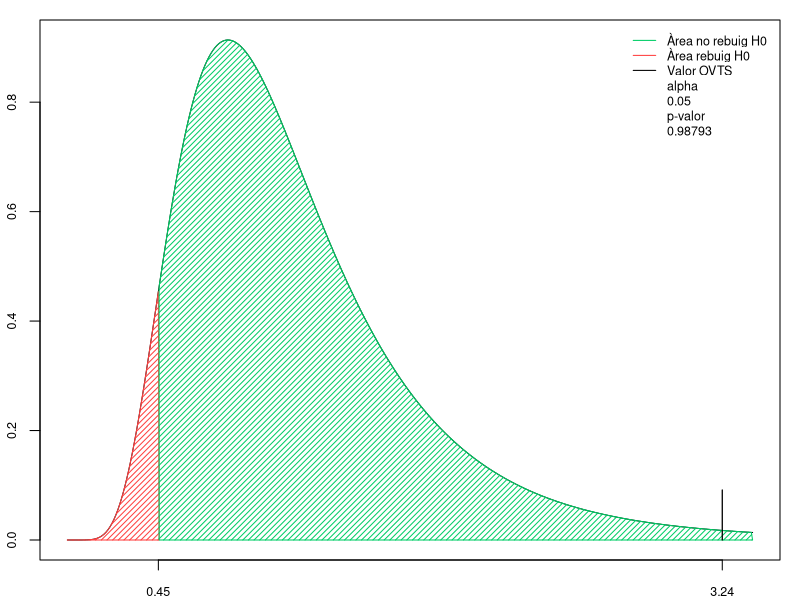
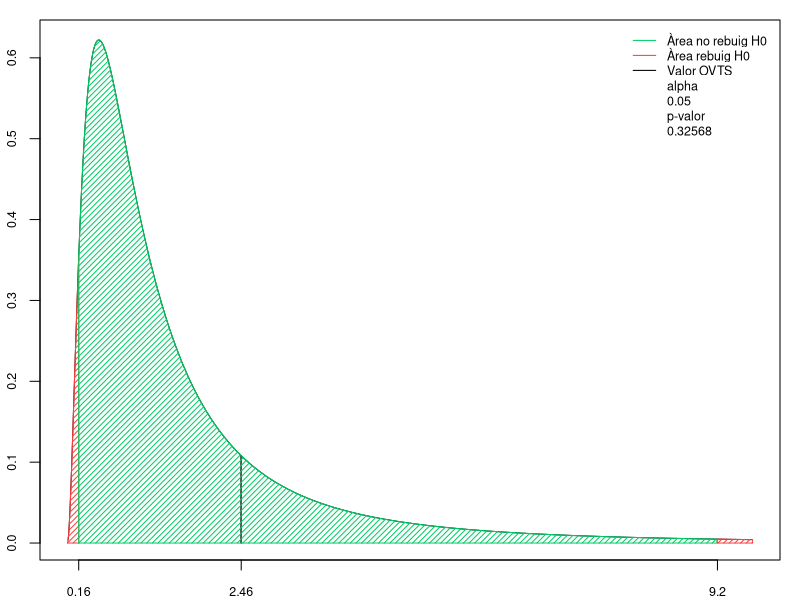
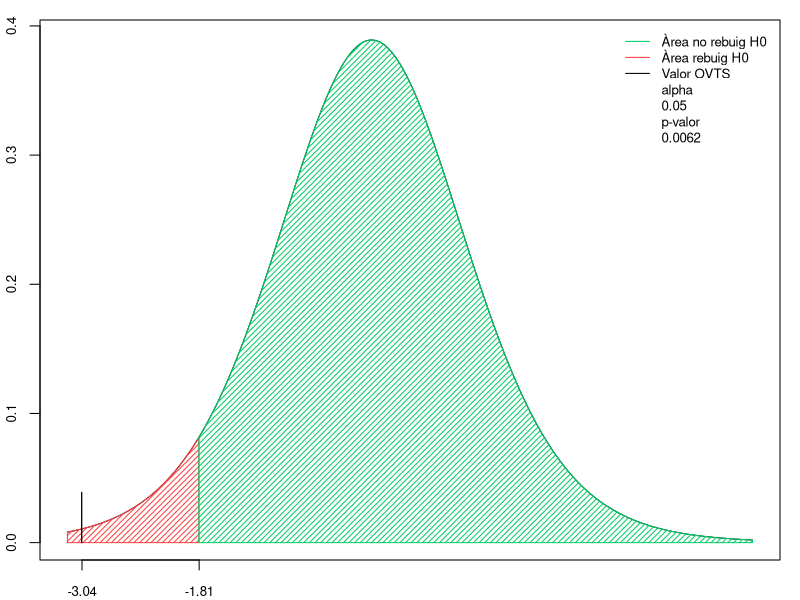
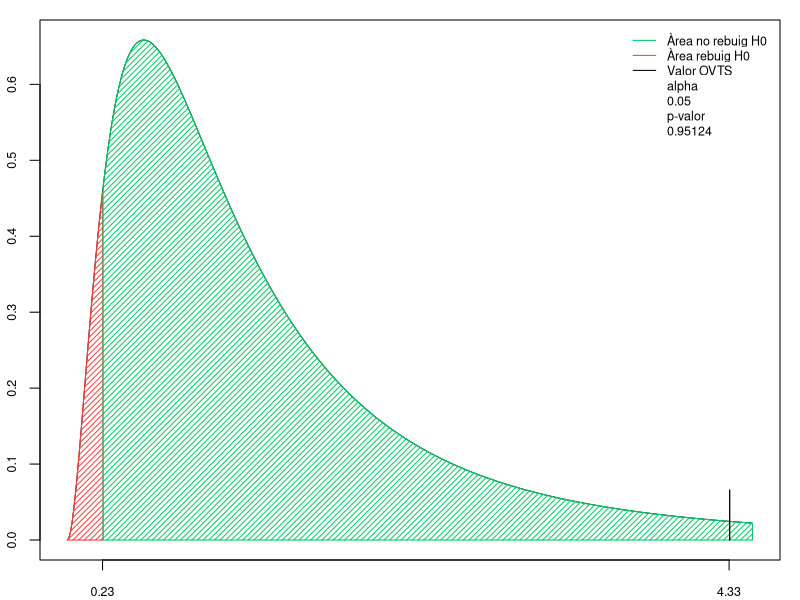
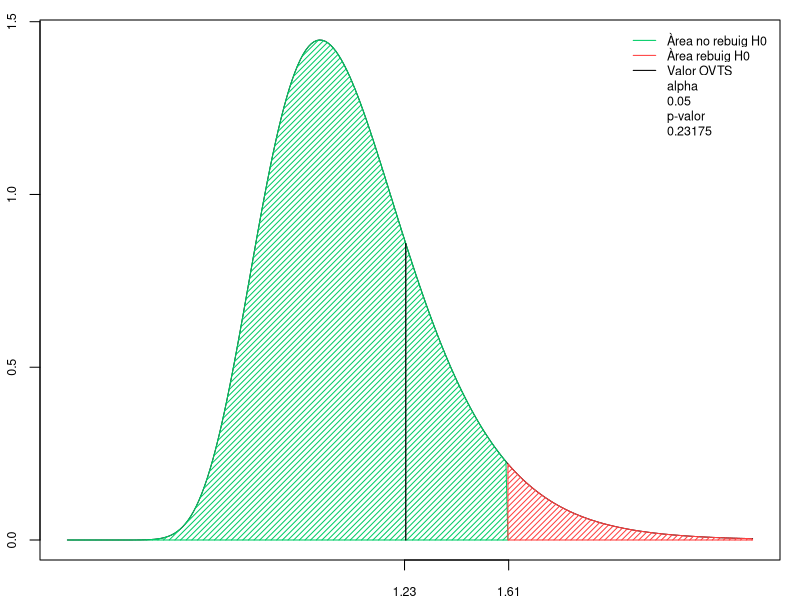
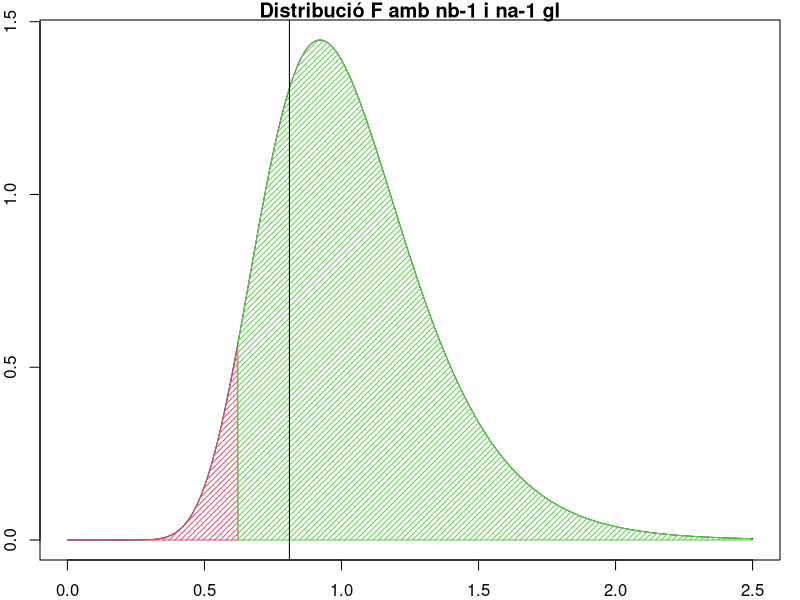
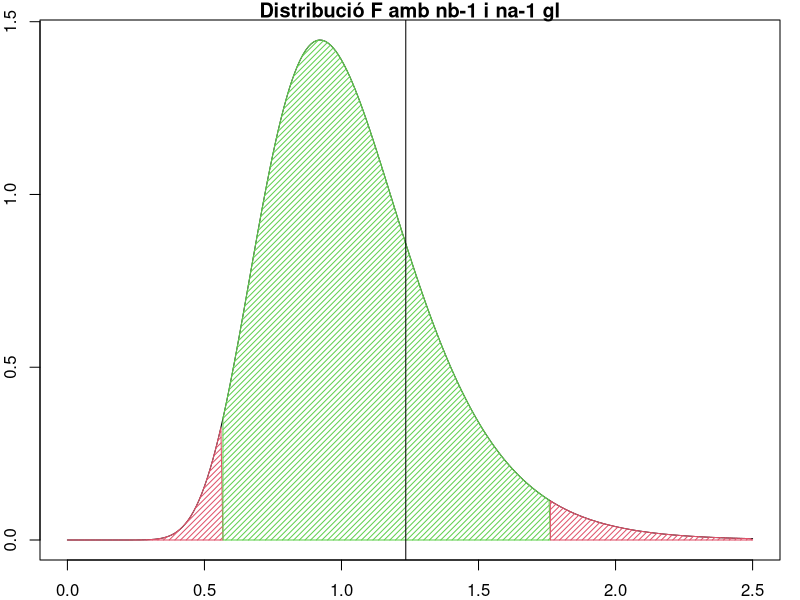

Here is the R script that generated these plots, in order:
## ---- chunk 1
knitr::opts_chunk$set(echo = TRUE)
## ---- chunk 2
mean_plot <- function(ma, mb, va, vb, na, nb, alpha=0.05, 
                      x=NULL, y=NULL, 
                      alternative = c("two.sided", "less", "greater")){
  if(!is.null(x) && !is.null(y)){
    ma <- mean(x, na.rm = TRUE)
    mb <- mean(y, na.rm = TRUE)
    va <- var(x, na.rm = TRUE)
    vb <- var(y, na.rm = TRUE)
    na <- length( na.omit(x) )
    nb <- length( na.omit(y) )
  }
  
  par(mar=c(2,2,1,1) )
  font_size <- 0.8
  cr <- "brown1"
  ca <- "springgreen3"
  S2 <- ((na-1)*va + (nb-1)*vb) / (na+nb-2)
  OVTS <- (ma-mb) / sqrt(S2/n1 + S2/n2)
  
  if(alternative == "less"){
    FVTS <- qt(alpha, na+nb-2)
    
    xmin <- min(-2.5, OVTS + -0.15, FVTS + -0.5)
    xmax <- max(2.5, OVTS + 0.15, FVTS + 0.5) +1.5
    
    xk <- seq(xmin, xmax, 0.01)
    yk <- dt( xk, df = na + nb-2 )
    plot(xk, yk, type = "l", xaxt="n",
         ylab = "densitat", xlab = "x", xlim = c(xmin, xmax), cex.axis=font_size)
    xl <- round( c(OVTS, FVTS), 2)
    axis(1, at = xl,labels=xl, col.axis=1, cex.axis=font_size)
    
    x1 <- seq(xmin, FVTS, 0.01)
    y1 <- dt( x1, df = na + nb - 2 )
    x2 <- seq(FVTS, xmax,  0.01)
    y2 <- dt( x2, df = na + nb- 2 )
    
    polygon(c(x1,FVTS, xmin), c(y1,0,0), col = cr, border = cr, density = 25)
    polygon(c(x2, xmax, FVTS), c(y2,0,0), col = ca, border = ca, density = 25)
    lines( x = c(OVTS, OVTS), y = c(0, max(dt(OVTS, na+nb-2), max(yk)/10)), lwd = 1.25 )
    pval <- pt(OVTS, na + nb-2)
  }
  else if(alternative == "greater"){
    FVTS <- qt(1-alpha, na+nb-2)
    
    xmin <- min(-2.5, OVTS + -0.15, FVTS + -0.5)
    xmax <- max(2.5, OVTS + 0.15, FVTS + 0.5) +1.5
    
    xk <- seq(xmin, xmax, 0.01)
    yk <- dt( xk, df = na + nb-2 )
    plot(xk, yk, type = "l", xaxt="n",
         ylab = "densitat", xlab = "x", xlim = c(xmin, xmax), cex.axis=font_size)
    xl <- round( c(OVTS, FVTS), 2)
    axis(1, at = xl,labels=xl, col.axis=1, cex.axis=font_size)
    
    x1 <- seq(xmin, FVTS, 0.01)
    y1 <- dt( x1, df = na + nb - 2 )
    x2 <- seq(FVTS, xmax,  0.01)
    y2 <- dt( x2, df = na + nb- 2 )
    
    polygon(c(x1,FVTS, xmin), c(y1,0,0), col = ca, border = ca, density = 25)
    polygon(c(x2, xmax, FVTS), c(y2,0,0), col = cr, border = cr, density = 25)
    lines( x = c(OVTS, OVTS), y = c(0, max(dt(OVTS, na+nb-2), max(yk)/10)), lwd = 1.25 )
    pval <- 1-pt(OVTS, na + nb-2)
  } else if(alternative == "two.sided"){
    FVTS1 <- qt(alpha/2, na+nb-2)
    FVTS2 <- -FVTS1
    
    xmin <- min(-2.5, OVTS - 0.15, FVTS1 + 0.5, FVTS2 + 0.5)
    xmax <- max(2.5, OVTS + 0.15, FVTS1 + 0.5, FVTS2 + 0.5) +1.5
    
    xk <- seq(xmin, xmax, 0.01)
    yk <- dt( xk, df = na + nb-2 )
    
    plot(xk, yk, type = "l", xaxt="n",
         ylab = "densitat ", xlab = "x", xlim = c(xmin, xmax), cex.axis=font_size)
    xl <- round( c( OVTS, FVTS1, FVTS2), 2)
    axis(1, at = xl,labels=xl, col.axis=1, cex.axis=font_size)
    
    
    x1 <- seq(xmin, FVTS1, 0.01)
    y1 <- dt( x1, df = na + nb - 2 )
    x2 <- seq(FVTS1, FVTS2,  0.01)
    y2 <- dt( x2, df = na + nb- 2 )
    x3 <- seq(FVTS2, xmax,  0.01)
    y3 <- dt( x3, df = na + nb- 2 )

    lines( x = c(OVTS, OVTS), y = c(0, max(dt(OVTS, na+nb-2), max(yk)/10)), lwd = 1.25 )
    
    polygon(c(x1, FVTS1, xmin), c(y1,0,0), col = cr, border = cr, density = 25)
    polygon(c(x2, FVTS2, FVTS1), c(y2,0,0), col = ca, border = ca, density = 25)
    polygon(c(x3, xmax, FVTS2), c(y3,0,0), col = cr, border = cr, density = 25)
    
    pval <- 2*pt(-abs(OVTS), na+nb-2)
  }
  legend("topright", inset = 0.01,  
         legend=c("Àrea no rebuig H0", "Àrea rebuig H0", "Valor OVTS", "alpha", alpha, "p-valor", round(pval, 5)),
         col=c(ca, cr, 1, NA, NA, NA, NA), lty=1, box.lty=0, cex=font_size)
}
  
var_plot <- function(va, vb, na, nb, alpha=0.05, 
                     x=NULL, y=NULL, 
                     alternative = c("two.sided", "less", "greater")){
  if(!is.null(x) && !is.null(y)){
    va <- var(x, na.rm = TRUE)
    vb <- var(y, na.rm = TRUE)
    na <- length( na.omit(x) )
    nb <- length( na.omit(y) )
  }
  par(mar=c(2,2,1,1) )
  font_size <- 0.75
  cr <- "brown1"
  ca <- "springgreen3"
  OVTS <- va / vb
  if(alternative == "greater"){
    FVTS <- qf(1-alpha, df1 = na-1, df2 = nb-1 )
    xmax <- max(2.5, OVTS + 0.15, FVTS + 0.5)
    xk <- seq(0, xmax, 0.01)
    yk <- df( xk, df1 = na-1, df2 = nb-1 )
    plot(xk, yk, type = "l", xaxt="n",
         ylab = "densitat", xlab = "x", xlim = c(0, xmax), cex.axis=font_size)
    xl <- round( c(OVTS, FVTS), 2)
    axis(1, at = xl,labels=xl, col.axis=1, cex.axis=font_size)
    x1 <- seq(0, FVTS, 0.01)
    y1 <- df( x1, df1 = na-1, df2 = nb-1 )
    x2 <- seq(FVTS, xmax,  0.01)
    y2 <- df( x2, df1 = na-1, df2 = nb-1 )
    polygon(c(x1,FVTS, 0), c(y1,0,0), col = ca, border = ca, density = 25)
    polygon(c(x2, xmax, FVTS), c(y2,0,0), col = cr, border = cr, density = 25)
    lines( x = c(OVTS, OVTS), y = c(0, max(df(OVTS, na-1, nb-1), max(yk)/10)), lwd = 1.25 )
    pval <- 1 - pf(OVTS, na-1, nb-1)
    }
    else if(alternative == "less"){
    FVTS <- qf(alpha, df1 = na-1, df2 = nb-1 )
    xmax <- max(2.5, OVTS + 0.15, FVTS + 0.5)
    xk <- seq(0, xmax, 0.01)
    yk <- df( xk, df1 = na-1, df2 = nb-1 )
    plot(xk, yk, type = "l", xaxt="n",
         ylab = "densitat", xlab = "x", xlim = c(0, xmax), cex.axis=font_size)
    xl <- round( c(OVTS, FVTS), 2)
    axis(1, at = xl,labels=xl, col.axis=1, cex.axis=font_size)
    x1 <- seq(0, FVTS, 0.01)
    y1 <- df( x1, df1 = na-1, df2 = nb-1 )
    x2 <- seq(FVTS, xmax,  0.01)
    y2 <- df( x2, df1 = na-1, df2 = nb-1 )
    polygon(c(x1,FVTS, 0), c(y1,0,0), col = cr, border = cr, density = 25)
    polygon(c(x2, xmax, FVTS), c(y2,0,0), col = ca, border = ca, density = 25)
    lines( x = c(OVTS, OVTS), y = c(0, max(df(OVTS, na-1, nb-1), max(yk)/10)), lwd = 1.25)
    pval <- pf(OVTS, na-1, nb-1)
    }
    else if(alternative == "two.sided"){
    FVTS1 <- qf(alpha/2, df1 = na-1, df2 = nb-1 )
    FVTS2 <- qf(1-alpha/2, df1 = na-1, df2 = nb-1 )
    xmax <- max(2.5, OVTS + 0.15, FVTS2 + 0.5)
    xk <- seq(0.01, xmax, 0.01)
    yk <- df( xk, df1 = na-1, df2 = nb-1 )
    plot(xk, yk, type = "l", xaxt="n",
         ylab = "densitat ", xlab = "x", xlim = c(0, xmax), cex.axis=font_size)
    xl <- round( c( OVTS, FVTS1, FVTS2), 2)
    axis(1, at = xl,labels=xl, col.axis=1, cex.axis=font_size)

    x1 <- seq(0, FVTS1, 0.01); y1 <- df( x1, df1 = na-1, df2 = nb-1 )
    x2 <- seq(FVTS1, FVTS2,  0.01); y2 <- df( x2, df1 = na-1, df2 = nb-1 )
    x3 <- seq(FVTS2, xmax,  0.01); y3 <- df( x3, df1 = na-1, df2 = nb-1 )
    
    lines( x = c(OVTS, OVTS), y = c(0, max(df(OVTS, na-1, nb-1), max(yk)/10)), lwd = 1.25 )

    polygon(c(x1, FVTS1, 0), c(y1,0,0), col = cr, border = cr, density = 25)
    polygon(c(x2, FVTS2, FVTS1), c(y2,0,0), col = ca, border = ca, density = 25)
    polygon(c(x3, xmax, FVTS2), c(y3,0,0), col = cr, border = cr, density = 25)
    
    pval <- sum( pf(min(OVTS, 1/OVTS), na-1, nb-1), 1 - pf(max(OVTS, 1/OVTS), na, nb))
    }
    legend("topright", inset = 0.01,  
         legend=c("Àrea no rebuig H0", "Àrea rebuig H0", "Valor OVTS", "alpha", alpha, "p-valor", round(pval, 5)),
         col=c(ca, cr, 1, NA, NA, NA, NA), lty=1,  box.lty=0, cex=font_size)
}

## ---- chunk 3
sa <- 0.45
sb <- 0.25
(OVTS <- sa^2 / sb^2)  # 3.24
## ---- chunk 4
na <- 21
nb <- 16
alpha <- 0.05
(qf( p = alpha, df1 = na-1, df2 = nb-1 ))  # 0.45387 
## ---- chunk 5
var_plot(va = sa^2, vb = sb^2, na=na, nb=nb, alternative = "less")
## ---- chunk 6
no_pill <- c(7, 5, 8, 8.5, 6, 7, 8)
si_pill <- c(9, 8.5, 9.5, 10, 8)
( s21 <- var( no_pill) ) # 1.535714
( s22 <- var( si_pill) ) # 0.625
( OVTS <- s21 / s22 )    # 2.457143
## ---- chunk 7
n1 <- length( no_pill ) # 7
n2 <- length( si_pill ) # 5
alpha <- 0.05
FVTS1 <- qf(alpha/2, df1 = n1-1, df2 = n2-1 )  # 0.1605868
FVTS2 <- qf(1-alpha/2, df1 = n1-1, df2 = n2-1 ) # 9.197311
## ---- chunk 8
var_plot(x=no_pill, y=si_pill, alternative = "two.sided")
## ---- chunk 9
alpha <- 0.05
qt(alpha, n1+n2-2)
## ---- chunk 10
( m1 <- mean(no_pill) ) # 7.071429
( s21 <- var(no_pill) ) # 1.535714
( m2 <- mean(si_pill) ) # 9
( s22 <- var(si_pill) ) # 0.625
( S2 <- ( (n1 - 1) * s21 + ( n2 - 1 ) * s22) / ( n1 + n2 - 2 ) ) # 1.171429

## ---- chunk 11
( OVTS <- (m1-m2) / sqrt( S2/n1 + S2/n2) ) # -3.043135

## ---- chunk 12
var.test(x=no_pill, y=si_pill, alternative = "two.sided", conf.level = 0.95)
## ---- chunk 13
t.test(x=no_pill, y=si_pill, alternative = "less", var.equal = TRUE, conf.level = 0.95)
## ---- chunk 14
mean_plot(x=no_pill, y=si_pill, alternative = "less")
## ---- chunk 15
( s2a <- var( c(1.6, -0.9, -2.8, 3.1, 4.2, -1.0, 2.1) ) ) # 6.366667
( s2b <- var( c(0.3, 0.7, -1.1, 2.0, 1.7, -0.8, -0.5) ) ) # 1.469048
( OVTS <- s2a / s2b )  # 4.333874
## ---- chunk 16
na <- length( c(1.6, -0.9, -2.8, 3.1, 4.2, -1.0, 2.1) ) # 7
nb <- length( c(0.3, 0.7, -1.1, 2.0, 1.7, -0.8, -0.5) ) # 7
alpha <- 0.05
(qf( p = alpha, df1 = na-1, df2 = nb-1 ))  # 0.233434
## ---- chunk 17
toolA <- c(1.6, -0.9, -2.8, 3.1, 4.2, -1.0, 2.1)
toolB <- c(0.3, 0.7, -1.1, 2.0, 1.7, -0.8, -0.5)
var.test(x=toolA, y=toolB, alternative = "less")
## ---- chunk 18
var_plot(x=toolA, y=toolB, alternative = "less")
## ---- chunk 19
( c(0,  s2a / s2b *  1 / qf( p = alpha, df1 = na-1, df2 = nb-1 ) ) )
( c(0,  s2a / s2b *  qf( p = 1 - alpha, df1 = na-1, df2 = nb-1 ) ) )
## ---- chunk 20
sa <- 2
sb <- 1.8
(OVTS <- sa^2 / sb^2)  # 1.234568
## ---- chunk 21
na <- 50
nb <- 50
alpha <- 0.05
(qf( p = 1-alpha, df1 = na-1, df2 = nb-1 ))  # 1.607289
## ---- chunk 22
var_plot(va = sa^2, vb = sb^2, na=na, nb=nb, alternative = "greater")
## ---- chunk 23
pf( OVTS, df1=na-1, df2=nb-1, lower.tail = F ) #  0.2317496
## ---- chunk 24
sa <- 2
sb <- 1.8
(OVTS <- sb^2 / sa^2)  # 0.81
## ---- chunk 25
na <- 50
nb <- 50
alpha <- 0.05
(qf( p = alpha, df1 = na-1, df2 = nb-1 ))  # 0.6221655
## ---- chunk 26
x <- seq(0, 2.5, 0.01)
y <- df( x, df1 = nb-1, df2 = na-1 ) # graus de llibertat girats!
ca <- 3
cr <- 2
plot(x, y, type = "l", main = "Distribució F amb nb-1 i na-1 gl") 
x1 <- seq(0, 0.6221655, 0.01); y1 <- df( x1, df1 = nb-1, df2 = na-1 )
x2 <- seq(0.6221655, 2.5,  0.01); y2 <- df( x2, df1 = nb-1, df2 = na-1 )
polygon(c(x1,0.6221655, 0), c(y1,0,0), col = cr, border = cr, density = 25)
polygon(c(x2, 2.5, 0.6221655), c(y2,0,0), col = ca, border = ca, density = 25)
abline(v = OVTS)
## ---- chunk 27
pf(OVTS, df1=na-1, df2=nb-1) #  0.2317496 -> és el mateix!
## ---- chunk 28
OVTS <- sa^2 / sb^2 # 1.234568
rr1 <- qf( p = alpha / 2, df1 = na-1, df2 = nb-1 )  # 0.5674762 , límit regió rebuig esquerra
rr2 <- qf( p = 1 - alpha / 2, df1 = na-1, df2 = nb-1  ) # 1.762189 , límit regió rebuig dreta

x <- seq(0, 2.5, 0.01)
y <- df( x, df1 = na-1, df2 = nb-1 )
plot(x, y, type = "l", main = "Distribució F amb nb-1 i na-1 gl") 
x1 <- seq(0, 0.5674762, 0.01); y1 <- df( x1, df1 = nb-1, df2 = na-1 )
x2 <- seq(0.5674762, 1.762189,  0.01); y2 <- df( x2, df1 = nb-1, df2 = na-1 )
x3 <- seq(1.762189, 2.5,  0.01); y3 <- df( x3, df1 = nb-1, df2 = na-1 )
polygon(c(x1,0.5674762, 0), c(y1,0,0), col = 2, border = 2, density = 25)
polygon(c(x2, 1.762189, 0.5674762), c(y2,0,0), col = 3, border = 3, density = 25)
polygon(c(x3, 2.5, 1.762189), c(y3,0,0), col = 2, border = 2, density = 25)
abline(v = OVTS)
